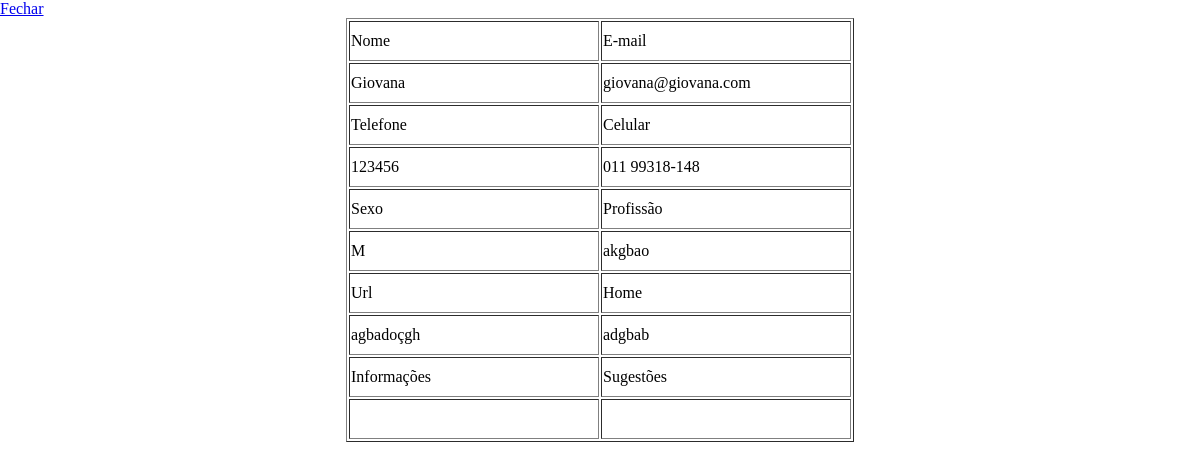
/cms/modal1.php?idItem=3, run on the app's committed database.
### tables this page shows
CREATE TABLE `tbl_faleconosco` (
  `id_fc` int(11) NOT NULL AUTO_INCREMENT,
  `nome_fc` varchar(100) NOT NULL,
  `email_fc` varchar(100) NOT NULL,
  `telefone_fc` varchar(100) DEFAULT NULL,
  `celular_fc` varchar(100) NOT NULL,
  `homepage_fc` varchar(200) DEFAULT NULL,
  `url_fc` varchar(200) DEFAULT NULL,
  `sugestao_fc` text,
  `infoproduto_fc` text,
  `sexo_fc` varchar(1) NOT NULL,
  `profissao_fc` varchar(50) NOT NULL,
  PRIMARY KEY (`id_fc`)
);

### cms/modal1.php (the view, shortened to what this page needs)
<?php
$host = "localhost";
$user = "root";
$password = "bcd127";
$database = "bd_woody";
    if(!$conexao = mysqli_connect($host,$user,$password,$database)){
        echo("Erro de Conexão");
    }
$codigo = $_GET['idItem'];
$sql = "SELECT * FROM tbl_faleconosco WHERE id_fc=".$codigo;
$select = mysqli_query($conexao,$sql);
    if($rs = mysqli_fetch_array($select)){
        $nome = $rs['nome_fc'];
        $email = $rs['email_fc'];
        $telefone = $rs['telefone_fc'];
        $celular = $rs['celular_fc'];
        $homepage = $rs['homepage_fc'];
        $url = $rs['url_fc'];
        $sexo = $rs['sexo_fc'];
        $profissao = $rs['profissao_fc'];
    }
?>
<!DOCTYPE html>
<html lang="pt-br">
    <head>
    <link rel="stylesheet" href="css/style.css"/>
    </head>
    <body>
        <a href="#" class="fechar">Fechar</a>
        <table border="1" align="center">
            <tr height="40px">
                <td width="250px">
                    <p>Nome</p>
                </td>
                <td width="250px">
                    <p>E-mail</p>
                </td>
            </tr>
            <tr height="40px">
                <td width="100px">
                    <p><?php echo($nome) ?></p>
                </td>
                <td width="100px">
                    <p><?php echo($email) ?></p>
                </td>
            </tr>
            <tr height="40px">
                <td width="100px">
                    <p>Telefone</p>
                </td>
                <td width="100px">
                    <p>Celular</p>
                </td>
            </tr>
            <tr height="40px">
                <td width="100px">
                    <p><?php echo($telefone) ?></p>
                </td>
                <td width="100px">
                    <p><?php echo($celular) ?></p>
                </td>
            </tr>
            <tr height="40px">
                <td width="100px">
                    <p>Sexo</p>
                </td>
                <td width="100px">
                    <p>Profissão</p>
                </td>
            </tr>
            <tr height="40px">
                <td width="100px">
                    <p><?php echo($sexo) ?></p>
                </td>
                <td width="100px">
                    <p><?php echo($profissao) ?></p>
                </td>
            </tr>
            <tr height="40px">
                <td width="100px">
                    <p>Url</p>
                </td>
                <td width="100px">
                    <p>Home</p>
                </td>
            </tr>
            <tr height="40px">
                <td width="100px">
                    <p><?php echo($url)?></p>
                </td>
                <td width="100px">
                    <p><?php echo($homepage)?></p>
                </td>
            </tr>
            <tr height="40px">
                <td width="100px">
                    <p>Informações</p>
                </td>
                <td width="100px">
                    <p>Sugestões</p>
                </td>
            </tr>
            <tr height="40px">
                <td width="100px">
                </td>
                <td width="100px">
                </td>
                </tr>
        </table>
    </body>
</html>

### cms/css/style.css (style rules this page uses)
html,body,p,body,ul,li,h1,h2,h3,h4,h5,h6,footer,form,label,input { padding: 0; margin: 0; }
* { box-sizing: border-box; }

### data on the page
tbl_faleconosco: nome_fc "Giovana", email_fc "giovana@giovana.com", telefone_fc "123456", celular_fc "011 99318-148", sexo_fc "M", profissao_fc "akgbao", url_fc "agbadoçgh", homepage_fc "adgbab"
